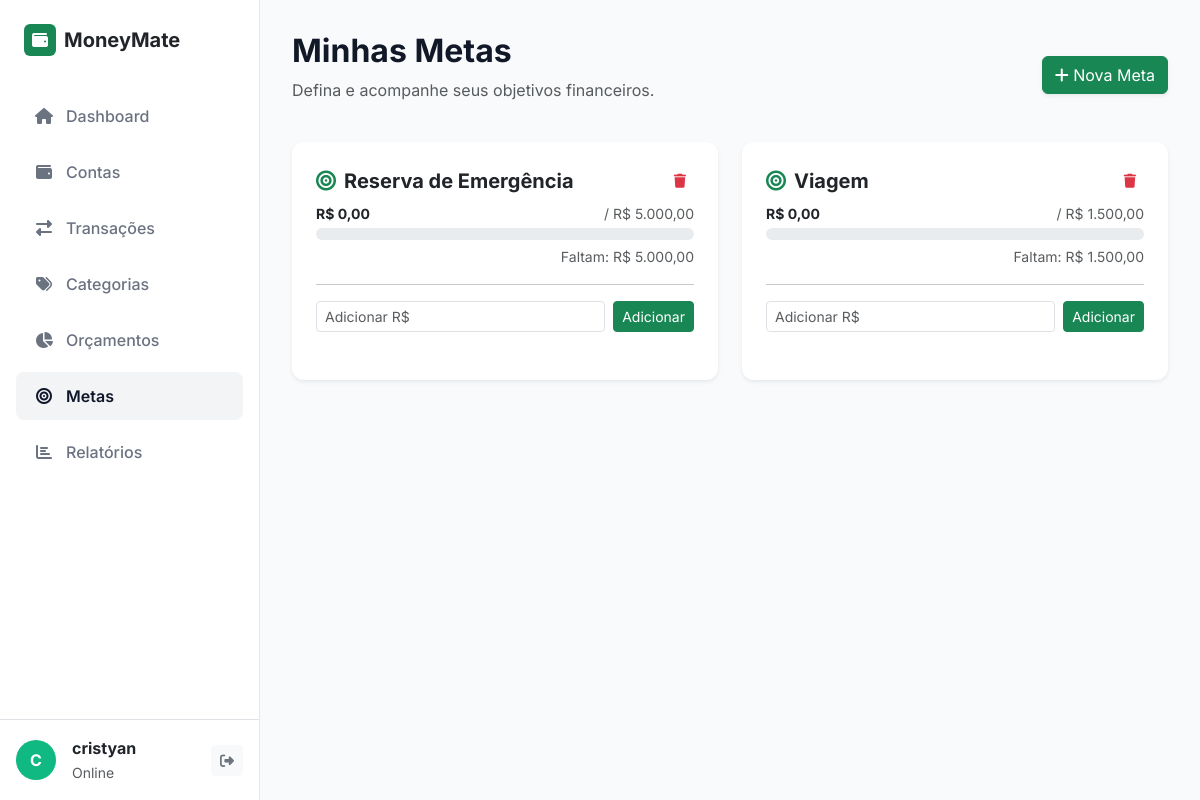
The app's page /index.php?rota=metas (signed in) with its own data.
### tables this page shows
CREATE TABLE `metas` (
  `id` int(11) NOT NULL,
  `usuario_id` int(11) NOT NULL,
  `nome` varchar(100) NOT NULL,
  `valor_alvo` decimal(15,2) NOT NULL,
  `valor_atual` decimal(15,2) DEFAULT 0.00
);

### app/controllers/MetaController.php (called while the page is built, shortened)
<?php
require_once __DIR__ . '/../models/Meta.php';
class MetaController {
    public function index() {
        $metaModel = new Meta();
        $metas = $metaModel->listarPorUsuario($_SESSION['uid']);
        include __DIR__ . '/../views/metas/index.php';
    }
}

### config/database.php (called while the page is built)
<?php
class Database {
    private static $instancia = null;
    public static function getConnection() {
        if (!isset(self::$instancia)) {
            $host = 'localhost';
            $db   = 'moneymate';
            $user = 'root';
            $pass = '';
            try {
                self::$instancia = new PDO("mysql:host=$host;dbname=$db;charset=utf8", $user, $pass);
                self::$instancia->setAttribute(PDO::ATTR_ERRMODE, PDO::ERRMODE_EXCEPTION);
                self::$instancia->setAttribute(PDO::ATTR_DEFAULT_FETCH_MODE, PDO::FETCH_ASSOC);
            } catch (PDOException $e) {
                die("Erro de Conexão: " . $e->getMessage());
            }
        }
        return self::$instancia;
    }
}

### app/models/Meta.php (called while the page is built, shortened)
<?php
require_once __DIR__ . '/../../config/database.php';
class Meta {
    private $pdo;
    public function __construct() {
        $this->pdo = Database::getConnection();
    }
    public function listarPorUsuario($uid) {
        $sql = "SELECT * FROM metas WHERE usuario_id = ?";
        $stmt = $this->pdo->prepare($sql);
        $stmt->execute([$uid]);
        return $stmt->fetchAll();
    }
}

### app/views/metas/index.php (the view, shortened to what this page needs)
<?php include __DIR__ . '/../../views/layouts/header.php'; ?>
<div class="wrapper">
    <?php include __DIR__ . '/../../views/layouts/sidebar.php'; ?>
    <div id="content">
        <div class="d-flex justify-content-between align-items-center mb-4">
            <div>
                <h2 class="fw-bold">Minhas Metas</h2>
                <p class="text-muted">Defina e acompanhe seus objetivos financeiros.</p>
            </div>
            <button class="btn btn-success shadow-sm" data-bs-toggle="modal" data-bs-target="#modalMeta">
                <i class="fas fa-plus"></i> Nova Meta
            </button>
        </div>
        <div class="row">
            <?php if(empty($metas)): ?>
                <div class="col-12"><p class="text-center text-muted m-0 py-5">Nenhuma meta criada.</p></div>
            <?php else: ?>
                <?php foreach($metas as $meta):
                    $restante = $meta['valor_alvo'] - $meta['valor_atual'];
                ?>
                <div class="col-md-6 mb-4">
                    <div class="card shadow-sm border-0 h-100">
                        <div class="card-body p-4">
                            <div class="d-flex justify-content-between align-items-center mb-2">
                                <span class="fw-bold h5 m-0"><i class="fas fa-bullseye me-2 text-success"></i><?= htmlspecialchars($meta['nome']) ?></span>
                                <a href="?rota=excluir_meta&id=<?= $meta['id'] ?>" class="btn btn-sm btn-outline-danger border-0" onclick="return confirm('Excluir esta meta?')"><i class="fas fa-trash"></i></a>
                            </div>
                            <div class="d-flex justify-content-between mb-1 small">
                                <span class="fw-bold text-dark">R$ <?= number_format($meta['valor_atual'], 2, ',', '.') ?></span>
                                <span class="text-muted">/ R$ <?= number_format($meta['valor_alvo'], 2, ',', '.') ?></span>
                            </div>
                            <div class="progress" style="height: 12px;">
                            </div>
                            <div class="text-end mt-1">
                                <small class="text-muted">Faltam: R$ <?= number_format($restante, 2, ',', '.') ?></small>
                            </div>
                            <hr>
                            <form action="index.php?rota=adicionar_valor_meta" method="POST" class="d-flex gap-2">
                                <input type="number" name="valor" class="form-control form-control-sm" placeholder="Adicionar R$" step="0.01" required>
                                <button class="btn btn-sm btn-success">Adicionar</button>
                            </form>
                        </div>
                    </div>
                </div>
                <?php endforeach; ?>
            <?php endif; ?>
        </div>
    </div>
</div>
<?php include __DIR__ . '/../../views/layouts/footer.php'; ?>

### app/views/layouts/header.php (style rules this page uses)
:root { --sidebar-bg: #ffffff; --sidebar-border: #e5e7eb; --body-bg: #f9fafb; --text-primary: #111827; --text-secondary: #6b7280; --primary-color: #0f172a; --card-border: #f3f4f6; }
body { font-family: 'Inter', sans-serif; background-color: var(--body-bg); color: var(--text-primary); display: flex; min-height: 100vh; overflow-x: hidden; }
.wrapper { display: flex; width: 100%; }
#content { width: 100%; margin-left: 260px; padding: 2rem; }
.card { border: 1px solid #e5e7eb; border-radius: 12px; box-shadow: 0 1px 3px 0 rgba(0, 0, 0, 0.05); background: #fff; margin-bottom: 1.5rem; }
.card-body { padding: 1.5rem; }

### records on screen
metas: nome "Reserva de Emergência", valor_atual "0,00", valor_alvo "5.000,00", restante "5.000,00"
metas: nome "Viagem", valor_atual "0,00", valor_alvo "1.500,00", restante "1.500,00"

### other values on screen
$inicial "C"
$_SESSION['nome'] "cristyan"
